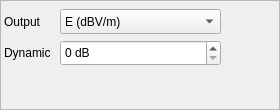
     <widget class="QFrame" name="frame_9">
      <property name="minimumSize">
       <size>
        <width>280</width>
        <height>110</height>
       </size>
      </property>
      <property name="maximumSize">
       <size>
        <width>208</width>
        <height>110</height>
       </size>
      </property>
      <property name="frameShape">
       <enum>QFrame::StyledPanel</enum>
      </property>
      <property name="frameShadow">
       <enum>QFrame::Raised</enum>
      </property>
      <widget class="QSpinBox" name="dynamicSpinBox">
       <property name="geometry">
        <rect>
         <x>60</x>
         <y>40</y>
         <width>161</width>
         <height>26</height>
        </rect>
       </property>
       <property name="focusPolicy">
        <enum>Qt::WheelFocus</enum>
       </property>
       <property name="locale">
        <locale language="English" country="UnitedStates"/>
       </property>
       <property name="suffix">
        <string> dB</string>
       </property>
      </widget>
      <widget class="QComboBox" name="outputComboBox">
       <property name="geometry">
        <rect>
         <x>60</x>
         <y>9</y>
         <width>161</width>
         <height>25</height>
        </rect>
       </property>
       <property name="editable">
        <bool>false</bool>
       </property>
       <property name="currentText">
        <string>E (dBV/m)</string>
       </property>
       <property name="currentIndex">
        <number>0</number>
       </property>
       <item>
        <property name="text">
         <string>E (dBV/m)</string>
        </property>
       </item>
       <item>
        <property name="text">
         <string>F (dB)</string>
        </property>
       </item>
       <item>
        <property name="text">
         <string>S (dBW/m2)</string>
        </property>
       </item>
      </widget>
      <widget class="QLabel" name="dynamicLabel">
       <property name="geometry">
        <rect>
         <x>4</x>
         <y>40</y>
         <width>50</width>
         <height>26</height>
        </rect>
       </property>
       <property name="text">
        <string>Dynamic</string>
       </property>
      </widget>
      <widget class="QLabel" name="outputLabel">
       <property name="geometry">
        <rect>
         <x>4</x>
         <y>9</y>
         <width>42</width>
         <height>25</height>
        </rect>
       </property>
       <property name="text">
        <string>Output</string>
       </property>
      </widget>
     </widget>
